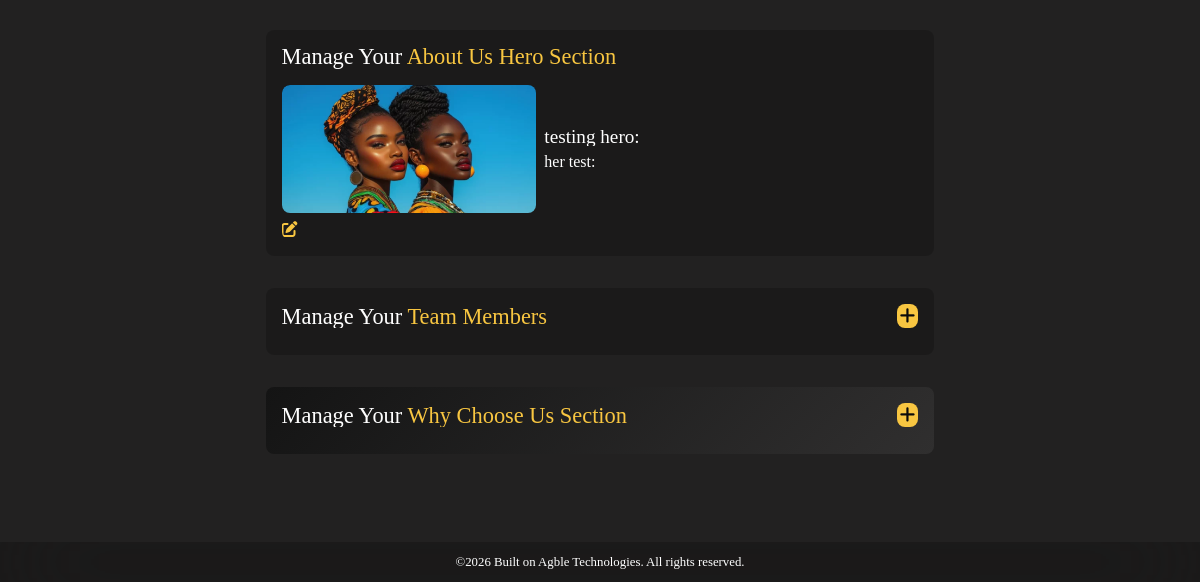
Before: /user_dash/ (signed in, lower part) with the older database file.
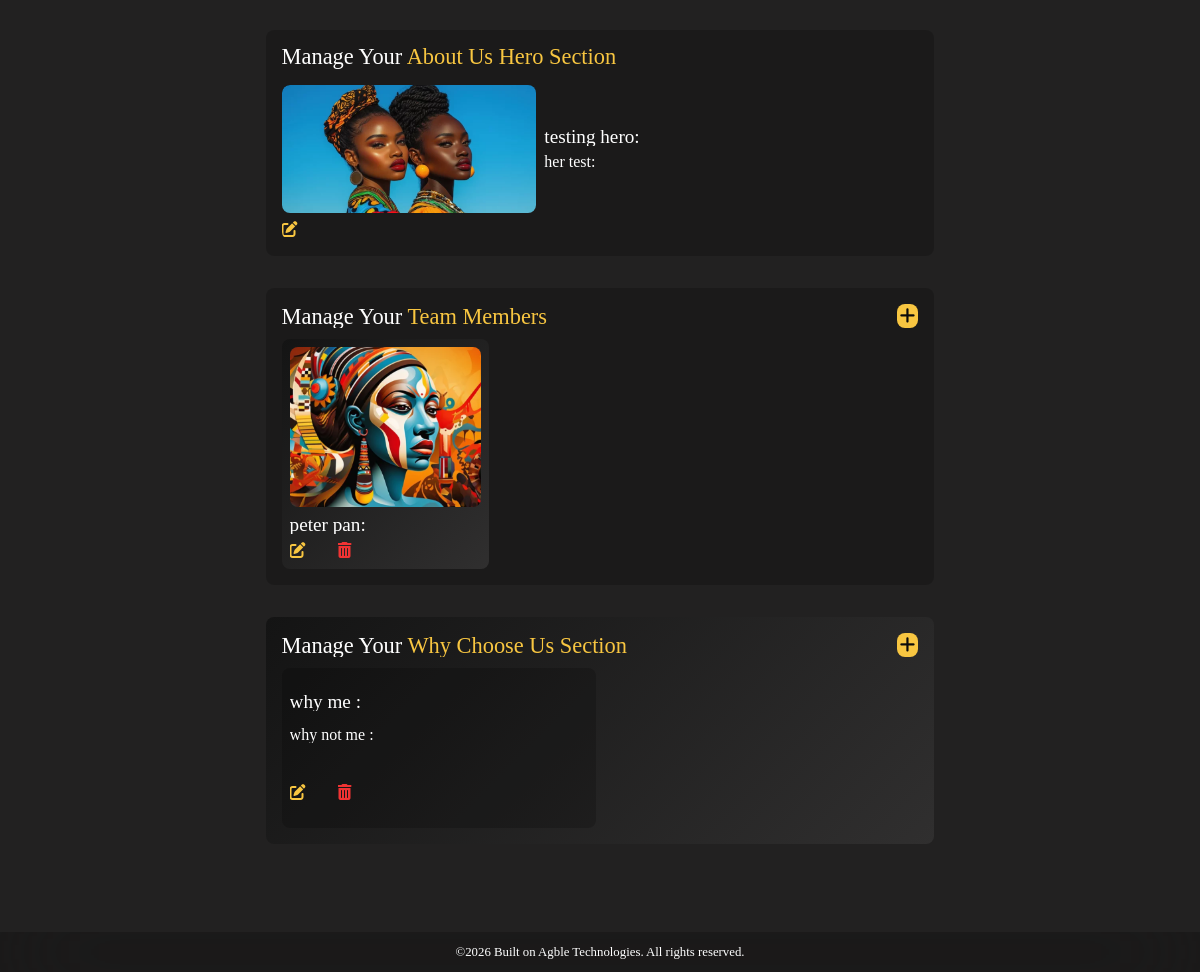
After: the same page with the newer database file.
### main/models.py (models this page shows, shortened)
class About_Us_Hero(models.Model):
    about_hero_text_title = models.CharField(max_length=60)
    about_hero_text_body = models.TextField(max_length=300)
    about_hero_image = models.ImageField(upload_to=image_upload_path)
    madatory_field = models.CharField(max_length=20)

class Team_Member(models.Model):
    name = models.CharField(max_length=60)
    position = models.CharField(max_length=60)
    mandatory_field = models.CharField(max_length=20)
    image = models.ImageField(upload_to=image_upload_path)
    instagram_url = models.URLField(blank=True, null=True)
    twitter_url = models.URLField(blank=True, null=True)
    linkedin_url = models.URLField(blank=True, null=True)

class why_us(models.Model):
    why_us_icon = models.ImageField(upload_to=image_upload_path)
    why_us_title = models.TextField(max_length=50)
    why_us_desc = models.TextField(max_length=500)
    mandatory_field = models.CharField(max_length=20)

### main/views.py (the view)
# urls.py: path('user_dash/', views.user_dash, name='user_dash'),
@login_required
def user_dash(request):
    return render(request, 'main/user_dash.html', {
        'hero_section': Hero_Section.objects.all(),
        'team_members': Team_Member.objects.all(),
        'services': Service.objects.all(),
        'about_hero': About_Us_Hero.objects.all(),
        'why_us': why_us.objects.all(),
    })

### main/templates/main/user_dash.html (shortened to what this page needs)
{% extends 'main/layout.html' %}
{% load static %}
{% block content %}
<div class="dashboard">
    <div class="admin_about_hero">
        <div class="admin_about_hero_title">
            <h2>Manage Your <span> About Us Hero Section</span></h2>
        </div>
        {% for about in about_hero %}
        <div class="admin_about_hero_item">
            <div class="admin_about_hero_image">
                <img src="{{ about.about_hero_image.url }}" alt="Admin About Us Hero Image">
            </div>
            <div class="admin_about_hero_info">
                <h3>{{ about.about_hero_text_title }}</h3>
                <p>{{ about.about_hero_text_body|truncatewords:15 }}</p>
            </div>
            <div class="dashboard_links">
                <a href="{% url 'main:edit_about_us_hero' about.id %}" class="edit"><i class="fa-solid fa-pen-to-square"></i></a>
            </div>
        </div>
        {% endfor %}
    </div>
    <div class="admin_team_members">
        <div class="admin_team_members_title">
            <h2>Manage Your <span> Team Members</span></h2>
            <div class="add_team_member">
                <a href="{% url 'main:add_new_team_member' %}" class="add"><i class="fa-solid fa-plus"></i></a>
            </div>
        </div>
        <div class="admin_team_members_container">
            {% for member in team_members %}
            <div class="admin_team_member_item">
                <div class="admin_team_member_image">
                    <img src="{{ member.image.url }}" alt="{{ member.name }}'s Profile Picture">
                </div>
                <div class="admin_team_member_info">
                    <h3>{{ member.name }}</h3>
                </div>
                <div class="dashboard_links">
                    <a href="{% url 'main:edit_admin_team_member' member.id %}" class="edit"><i class="fa-solid fa-pen-to-square"></i></a>
                    <a href="{% url 'main:delete_team_member' member.id %}" class="delete"><i class="fa-solid fa-trash-can"></i></a>
                </div>
            </div>
            {% endfor %}
        </div>
    </div>
    <div class="admin_why_us">
        <div class="admin_why_us_title">
            <h2>Manage Your <span> Why Choose Us Section</span></h2>
            <div class="add_why_us">
                <a href="{% url 'main:add_new_why_us' %}" class="add"><i class="fa-solid fa-plus"></i></a>
            </div>
        </div>
        <div class="admin_why_us_container">
            {% for why in why_us %}
            <div class="admin_why_us_item">
                <div class="admin_why_us_info">
                    <h3>{{ why.why_us_title }}</h3>
                    <p>{{ why.why_us_desc|truncatewords:15 }}</p>
                </div>
                <div class="dashboard_links">
                    <a href="{% url 'main:edit_admin_why_us' why.id %}" class="edit"><i class="fa-solid fa-pen-to-square"></i></a>
                    <a href="{% url 'main:delete_why_us' why.id %}" class="delete"><i class="fa-solid fa-trash-can"></i></a>
                </div>
            </div>
            {% endfor %}
        </div>
    </div>
</div>
{% endblock %}

Changed rows visible on the page:
added Team_Member: image (picture), name "peter pan:"
added why_us: why_us_title "why me :", why_us_desc "why not me :"
